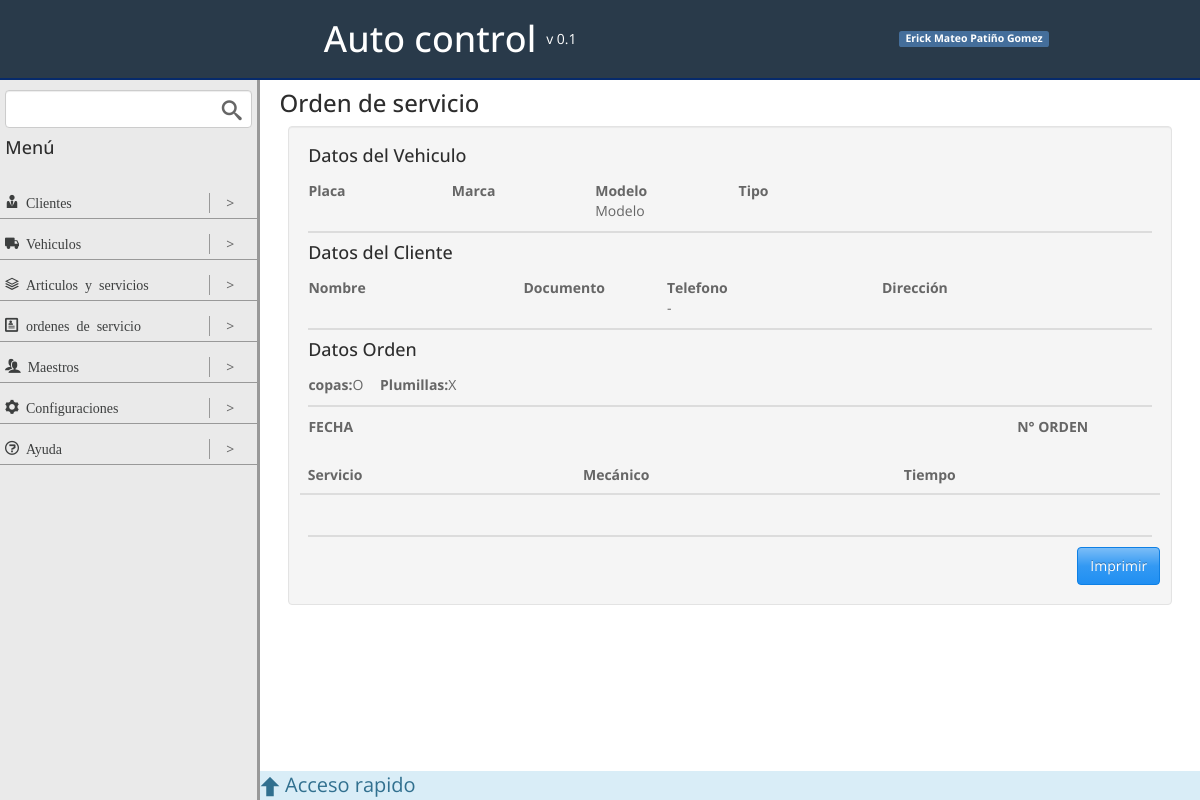
The app's page /orden-servicio/3/, older data.
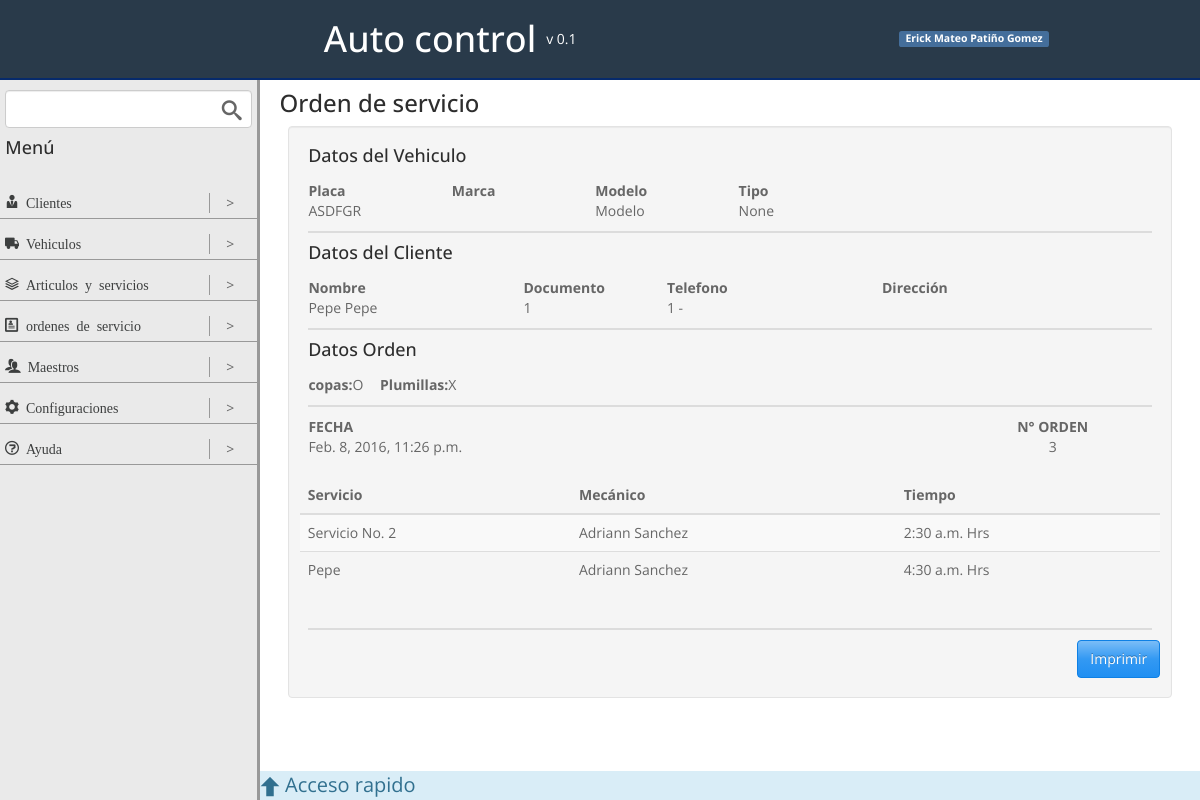
The same page, newer data.
### ordenes_servicios/models.py (models this page shows, shortened)
class ordenServicioModel(models.Model):
	vehiculo = models.ForeignKey(vehiculoModel,null=False,blank=False)
	fecha = models.DateTimeField(null=False,blank=False,default=datetime.now)

class ordenServicioDetalleModel(models.Model):
	servicio = models.ForeignKey(servicioModel,null=False,blank=False)
	cantidad = models.PositiveIntegerField(null=True,blank=True)
	valorUnitario = models.PositiveIntegerField(null=True,blank=True,verbose_name='V. Unitario')
	valorTotal = models.PositiveIntegerField(null=True,blank=True, verbose_name='V. Total')
	mecanico = models.ForeignKey(mecanicoModel,null=True,blank=True)
	ordenServicio = models.ForeignKey(ordenServicioModel,null=False,blank=False)

### vehiculos/models.py (models this page shows, shortened)
class vehiculoModel(models.Model):
	placa = models.CharField(max_length=10, primary_key=True, null=False, blank=False)
	cilindraje = models.IntegerField(null=True, blank=True)
	marca = models.CharField(max_length=50, null=True, blank=True)
	tipo = models.ForeignKey(tipoVehiculoModel, null=True, blank=True)
	cliente = models.ForeignKey(clienteModel, null=False, blank=False)

### clientes/models.py (models this page shows, shortened)
class clienteModel(models.Model):
	nombre = models.CharField(max_length=50)
	apellido = models.CharField(max_length=50)
	documento = models.CharField(max_length=20)
	telefono = models.CharField(max_length=20, blank=True, null=True)
	celular = models.CharField(max_length=50)
	direccion = models.CharField(max_length=50, blank=True, null=True)
	email = models.EmailField(blank=True, null=True)
	def __str__(self):
		return u'%s %s' % (self.nombre, self.apellido)

### articulos_servicios/models.py (models this page shows, shortened)
class servicioModel(models.Model):
	nombre = models.CharField(max_length=100)
	valor =  models.PositiveIntegerField()
	servicio = models.BooleanField(default = True)
	grupo = models.ForeignKey(grupoServicioModel)
	time = models.TimeField(default = '0:00:00')
	def __str__(self):
		return u'%s' % (self.nombre)

### maestros/models.py (models this page shows, shortened)
class mecanicoModel(models.Model):
	nombre = models.CharField(max_length=50)
	apellido = models.CharField(max_length=50)
	telefono = models.CharField(max_length=20, blank=True, null=True)
	celular = models.CharField(max_length=20)
	direccion = models.CharField(max_length=50, blank=True, null=True)
	activo = models.BooleanField(default=True)
	def __str__(self):
		return u'%s %s' % (self.nombre, self.apellido)

### ordenes_servicios/views.py (the view)
# urls.py: url(r'^orden-servicio/(?P<pk>[\w\-]+)/$', 'ordenes_servicios.views.detalleOrdenServicio', name = 'detalle_orden_servicio'),
def detalleOrdenServicio(request, pk):
	sum_tot = 0
	orden = get_or_none(ordenServicioModel, pk=pk)
	ordenDetalle = ordenServicioDetalleModel.objects.filter(ordenServicio = orden)
	context = {
		'orden' : orden,
		'ordenDetalle' : ordenDetalle,
	}
	return render(request,'detail_orden_servicio.html', context)

### app/utils.py (called while the page is built)
def get_or_none(Model, **kwargs):
	try:
		return Model.objects.get(**kwargs)
	except ObjectDoesNotExist:
		return None

### ordenes_servicios/templates/detail_orden_servicio.html (shortened to what this page needs)
{% extends "base.html" %}
{% block contentViewTitle %}
	<h3>Orden de servicio</h3>
{% endblock contentViewTitle %}
{% block content %}
<div class="well orden-servicio">
	<h4>Datos del Vehiculo</h4>
	<div class="row orden-datos-vehiculo">
		<div class="col-2">
			<span class="labelfield">Placa</span>
			<span class="dato">{{ orden.vehiculo.placa }}</span>
		</div>
		<div class="col-2">
			<span class="labelfield">Marca</span>
		</div>
		<div class="col-2">
			<span class="labelfield">Modelo</span>
			<span class="dato">Modelo</span>
		</div>
		<div class="col-2">
			<span class="labelfield">Tipo</span>
			<span class="dato">{{ orden.vehiculo.tipo }}</span>
		</div>
	</div>
	<div class="separator-horizontal"></div>
	<h4>Datos del Cliente</h4>
	<div class="row orden-datos-cliente">
		<div class="col-3">
			<span class="labelfield">Nombre</span>
			<span class="dato">{{ orden.vehiculo.cliente }}</span>
		</div>
		<div class="col-2">
			<span class="labelfield">Documento</span>
			<span class="dato">{{ orden.vehiculo.cliente.documento }}</span>
		</div>
		<div class="col-3">
			<span class="labelfield">Telefono</span>
			<span class="dato">{{ orden.vehiculo.cliente.celular }} - {{ orden.vehiculo.cliente.telefono }}</span>
		</div>
		<div class="col-3">
			<span class="labelfield">Dirección</span>
		</div>
	</div>
	<div class="separator-horizontal"></div>
	<h4>Datos Orden</h4>
	<div class="row">
		<div class="col-1 middle flex">
			<label for="">copas: </label>O
		</div>
		<div class="col-2 middle flex">
			<label for="">Plumillas: </label>X
		</div>
	</div>
	<div class="separator-horizontal"></div>
	<div class="row">
		<div class="col-3">
			<span class="labelfield">FECHA</span>
			<span class="dato">{{ orden.fecha }}</span>
		</div>
		<div class="col-6"></div>
		<div class="col-3 center">
			<span class="labelfield">N° ORDEN</span>
			<span class="dato">{{ orden.id }}</span>
		</div>
	</div>
	<div class="row orden-datos-servicio">
		<table class="table table-striped table-hover ">
			<thead>
				<tr>
					<th>Servicio</th>
					<th>Mecánico</th>
					<th>Tiempo</th>
				</tr>
			</thead>
			<tbody>
				{% for detalle in ordenDetalle %}
					<tr>
						<td>{{ detalle.servicio }}</td>
						<td>{{ detalle.mecanico }}</td>
						<td>{{ detalle.servicio.time }} Hrs</td>
					</tr>
				{% endfor %}
			</tbody>
		</table>
	</div>
	<div class="separator-horizontal"></div>
		<div class="row end">
			<a href="{% url 'imprimir_orden_servicio' orden.pk %}" class="btn btn-info">Imprimir</a>
		</div>
</div>
{% endblock content %}

Row changes from the older to the newer data that the page shows:
added ordenServicioModel: vehiculo.placa "ASDFGR", vehiculo.tipo "None", vehiculo.cliente "Pepe Pepe", vehiculo.cliente.documento "1", vehiculo.cliente.celular "1", fecha "Feb. 8, 2016, 11:26 p.m.", id "3"
added ordenServicioDetalleModel: servicio "Servicio No. 2", mecanico "Adriann Sanchez", servicio.time "2:30 a.m."
added ordenServicioDetalleModel: servicio "Pepe", mecanico "Adriann Sanchez", servicio.time "4:30 a.m."
